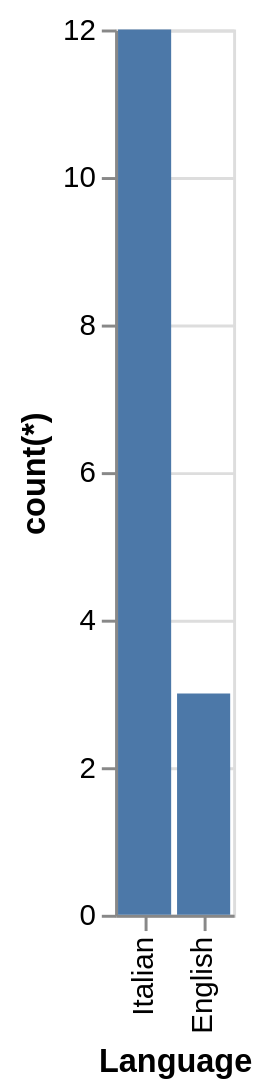

Describe this chart as a Vega-Lite specification.
### Vega-Lite specification from a JSON file in a GitHub repository (floating-point values rounded to 4 significant figures)
{"data": {"values": [{"x_data": "English", "y_data": 3}, {"x_data": "Italian", "y_data": 12}]}, "mark": "bar", "encoding": {"x": {"field": "x_data", "type": "nominal", "title": "Language", "sort": "descending"}, "y": {"field": "y_data", "type": "quantitative", "title": "count(*)"}}}
